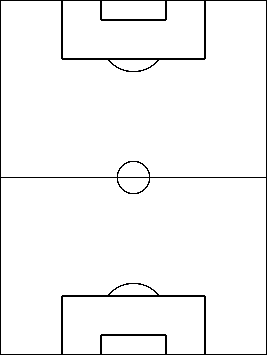
%> input picture football_modeling/pitch.png, 267 x 355 px
$ octave football.m   (GNU Octave 9; MATLAB toolbox functions it lacks are replaced by stand-ins)
%> lines starting %> are read from the running program, lines starting %| are printed output that depends on the picture
clear all
close all

% Limits of variables (size of pitch in meters)
w = 75;
l = 100;

% Goal position
x0 = 0;
y0 = 0;
x1 = -3.65;
y1 = 0;
x2 = 3.65;
y2 = 0;

% Discretization
xn = 99;
yn = 99;
[x,y] = meshgrid(linspace(-w/2, w/2, xn), linspace(0, l, yn));

% Model evaluation
d = sqrt((x-x0).^2 + (y-y0).^2);
d1 = sqrt((x-x1).^2 + (y-y1).^2);
d2 = sqrt((x-x2).^2 + (y-y2).^2);
ap = (d1.^2 + d2.^2 - 7.3^2)./(2.*d1.*d2);
angle = abs(acos(ap));

N = 8; % Compression parameter.
angle = log(1+2^N.*angle)/log(1+2^N); % Compression: mu-law inspired.
angle = angle/max(max(angle)); % Normalization

% Athelete skill model
p1 = 1 - (0.5 + 0.5*erf(5.*((d./max(max(d))) - 1/3)));
p2 = (0.5 + 0.5*erf(5.*((angle./max(max(angle))) - 1/3)));
p = p1.*p2;


% Linear model
% p1 = 1-d;
%
% % Nonlinear athlete skill model
% p2 = 1 - (0.5 + 0.5*erf(4.*(d - 1/3)));
%
%
% % Plot
%
% % Nonlinear model
% figure(1)
% plot(linspace(0,norm_d,100), 1 - (0.5 + 0.5*erf(4.*(linspace(0,1,100) - 1/3))));
% xlabel('Distance of shooting');
% ylabel('Probability of scoring');
% axis([0 l 0 1]);
% grid on
%
% Probabilities
figure(2);
court = imread('pitch.png');                     % Pitch image
%> court is the input picture: size 355x267x3 uint8; mean R, G, B 246.3, 246.3, 246.3
courtAlpha = rgb2gray(1.0 * (court < 200));      % Alpha channel
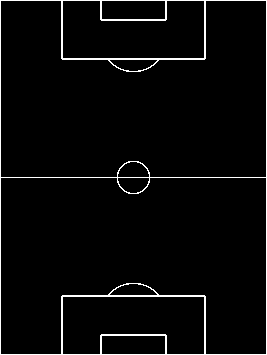
%> courtAlpha: size 355x267 double; values 0 (black) and 1 (white), 3.4% white in thin lines or dots
court_size = size(court);
%> court_size = [355 267 3]
black = cat(3, ...                               % Black image
zeros(court_size(1:2)),...
zeros(court_size(1:2)),...
zeros(court_size(1:2)));

% Rescale the grid to fit the court background
x = linspace(0,court_size(2), xn);
%> x = 99 values from 0 to 267
y = linspace(0,court_size(1), yn);
%> y = 99 values from 0 to 355

% Angle
subplot(1,3,1);

% Plot the probabilities contours
[C,h] = contourf(x, y, angle*180, 50);
%> h = -36.28
%[C,h] = contourf(x, y, p1, 9);
hold on

% Overlay court
ii = imshow(black);
ii.AlphaData = courtAlpha;
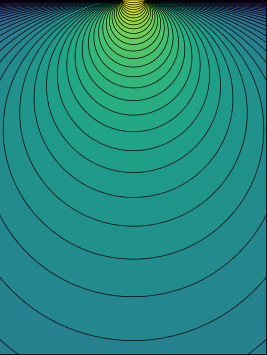
%> figure redrawn from the program's plot data

% Embelishments...
%> (the run ends here)
